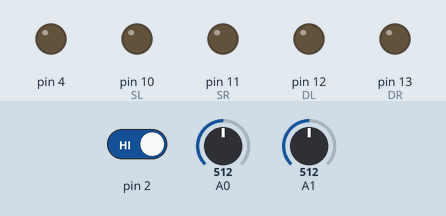
Bench run of a sketch on a simulated Arduino Uno, built with avr-gcc and run on an emulated ATmega328P. On the bench: output pins drawn as LEDs (lit = HIGH). Inputs (shaded band) come from the test bench; at power-on: pin 2 HIGH, A0 = 512, A1 = 512.

Above: at 1.7 s.
1.8 s: pin 2 driven LOW
At 2.3 s:
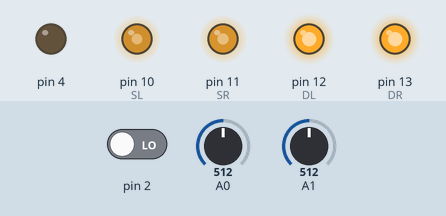
Timing chart, 0 to 4.8 s (numbered marks = the images above; inputs shaded):
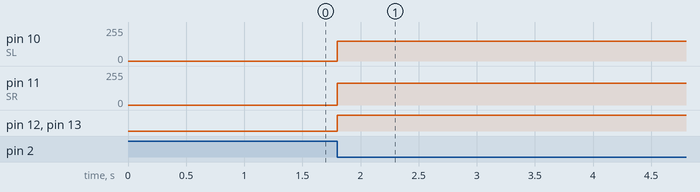

Measured:
- after the input at 1.8 s, pin 10 (SL): 0/255 → 150/255 at once; pin 11 (SR): 0/255 → 165/255 at once; pin 12 (DL), pin 13 (DR): LOW → HIGH at once

The sketch:

star_kat_2020_v_1_2.ino
```cpp
#define ras 36 // n + 1 кол-во точек + 1

byte dor[ras*4][3] { // (point_1, point_2, dor between) матрица смежностей => dis
  {0, 0, 0}, // no
  {1, 2, 1},
  {2, 1, 1},
  {2, 3, 1},
  {3, 2, 1},
  {3, 4, 1},
  {4, 3, 1},
  {4, 5, 1},
  {5, 4, 1},
  {5, 6, 1},
  {6, 5, 1},
  {6, 7, 1},
  {7, 6, 1},
  {8, 9, 1},
  {9, 8, 1},
  {9, 10, 1},
  {10, 9, 1},
  {10, 11, 1},
  {11, 10, 1},
  {11, 12, 1},
  {12, 11, 1},
  {12, 13, 1},
  {13, 12, 1},
  {13, 14, 1},
  {14, 13, 1},
  {15, 16, 1},
  {16, 15, 1},
  {16, 17, 1},
  {17, 16, 1},
  {17, 18, 1},
  {18, 17, 1},
  {18, 19, 1},
  {19, 18, 1},
  {19, 20, 1},
  {20, 19, 1},
  {20, 21, 1},
  {21, 20, 1},
  {22, 23, 1},
  {23, 22, 1},
  {23, 24, 1},
  {24, 23, 1},
  {25, 24, 1},
  {24, 25, 1},
  {26, 25, 1},
  {25, 26, 1},
  {26, 27, 1},
  {27, 26, 1},
  {27, 28, 1},
  {28, 27, 1},
  {29, 30, 1},
  {30, 29, 1},
  {30, 31, 1},
  {31, 30, 1},
  {31, 32, 1},
  {32, 31, 1},
  {32, 33, 1},
  {33, 32, 1},
  {33, 34, 1},
  {33, 34, 1},
  {34, 35, 1},
  {35, 34, 1}, // ================================
  {1, 8, 1},
  {8, 1, 1},
  {2, 9, 1},
  {9, 2, 1},
  {3, 10, 1},
  {10, 3, 1},
  {4, 11, 1},
  {11, 4, 1},
  {5, 12, 1},
  {12, 5, 1},
  {6, 13, 1},
  {13, 6, 1},
  {7, 14, 1},
  {14, 7, 1},
  {8, 15, 1},
  {15, 8, 1},
  {9, 16, 1},
  {16, 9, 1},
  {10, 17, 1},
  {17, 10, 1},
  {11, 18, 1},
  {18, 11, 1},
  {12, 19, 1},
  {19, 12, 1},
  {13, 20, 1},
  {20, 13, 1},
  {14, 21, 1},
  {21, 14, 1},
  {15, 22, 1},
  {22, 15, 1},
  {16, 23, 1},
  {23, 16, 1},
  {17, 24, 1},
  {24, 17, 1},
  {18, 25, 1},
  {25, 18, 1},
  {19, 26, 1},
  {26, 19, 1},
  {20, 27, 1},
  {27, 20, 1},
  {21, 28, 1},
  {28, 21, 1},
  {22, 29, 1},
  {29, 22, 1},
  {23, 30, 1},
  {30, 23, 1},
  {24, 31, 1},
  {31, 24, 1},
  {25, 32, 1},
  {32, 25, 1},
  {26, 33, 1},
  {33, 26, 1},
  {27, 34, 1},
  {34, 27, 1},
  {28, 35, 1},
  {35, 28, 1},
  {0, 0, 0},
  {0, 0, 0},
  {0, 0, 0},
  {0, 0, 0},
  {0, 0, 0},
  {0, 0, 0},
  {0, 0, 0},
  {0, 0, 0},
  {0, 0, 0},
  {0, 0, 0},
  {0, 0, 0},
  {0, 0, 0},
  {0, 0, 0},
  {0, 0, 0},
  {0, 0, 0},
  {0, 0, 0},
  {0, 0, 0},
  {0, 0, 0},
  {0, 0, 0},
  {0, 0, 0},
  {0, 0, 0},
  {0, 0, 0},
  {0, 0, 0},
  {0, 0, 0},
  {0, 0, 0},
  {0, 0, 0},
  {0, 0, 0},
};

byte ver[ras][2] { // x, y
  {0, 0}, // no
  {1, 1},
  {2, 1},
  {3, 1},
  {4, 1},
  {5, 1},
  {6, 1},
  {7, 1},
  {1, 2},
  {2, 2},
  {3, 2},
  {4, 2},
  {5, 2},
  {6, 2},
  {7, 2},
  {1, 3},
  {2, 3},
  {3, 3},
  {4, 3},
  {5, 3},
  {6, 3},
  {7, 3},
  {1, 4},
  {2, 4},
  {3, 4},
  {4, 4},
  {5, 4},
  {6, 4},
  {7, 4},
  {1, 5},
  {2, 5},
  {3, 5},
  {4, 5},
  {5, 5},
  {6, 5},
  {7, 5},
};

byte mas[ras] = {0}; // сколько добраться до кажной точки

byte move[ras];

byte way[ras*3]; // путь: 1 - forward, 2 - left, 3 - right

int t_start = 2;
int t_finish = 1;

byte NAPR = 3; // 1 - left, 2 - up, 3 - right, 4 - down

#define SR     11
#define DR     13
#define SL     10
#define DL     12

#define M  150

#define min_1 330
#define max_1 980
#define min_2 360
#define max_2 980

int in1, in2;

int coo = 0; // записываем координату, считанную со штрих-кода

bool enkoder_2, enkoder_3, enkoder_4, enkoder_5;
long int E1 = 0;
long int E2 = 0;

unsigned long int time = 0;


void setup() {
  delay(500);
  Serial.begin(9600);
  pinMode(DL, OUTPUT);
  pinMode(DR, OUTPUT);
  pinMode(4, OUTPUT);
  //deikstra();
  //while (digitalRead(2));
  //linia();
  //motor(1, 255);
  //motor(2, 255);
}

void loop() {
  if (!digitalRead(2)) {
    stich_cod();
    //linia();
    //L();
    //linia();
    //R();
    //linia();
  }
  //test();
  /*enkoder();
  if (millis() > time + 1000) {
    Serial.println(E1);
    time = millis();
  }*/
}

void test() {
  Serial.print(analogRead(A0));
  Serial.print(" ");
  Serial.println(analogRead(A1));
}

void dat() {
  in1 = map(analogRead(A0), min_1, max_1, 0, M);
  in2 = map(analogRead(A1), min_2, max_2, 0, M);
}

void stich_cod() {
  dat();
  while ((in1 >= M/2) || (in2 >= M/2)) pid();
  time = millis();
  motor(1, M);
  motor(2, M*1.1);
  while (in1 <= M/2) dat();
  while (in1 >= M/2) dat();
  bool masv[7] = {0};
  unsigned int polosa = (millis() - time)/2; // *1.1
  delay(polosa*3/2);
  for(int i = 0; i < 7; i++) {
    Serial.println(analogRead(A0));
    if (analogRead(A0) < 700) masv[i] = 1;
    delay(polosa);
  }
  //Serial.println(polosa);
  motor(1, 0);
  motor(2, 0);
  coo = (masv[6]*64)+(masv[5]*32)+(masv[4]*16)+(masv[3]*8)+(masv[2]*4)+(masv[1]*2)+masv[0];
  Serial.println(coo);
}

void linia() {
  dat();
  while ((in1 >= M/2) || (in2 >= M/2)) pid();
  time = millis();
  while (millis() < time + 1200) pid();
  motor(1, 0);
  motor(2, 0);
}

void L() {
  motor(1, -M);
  motor(2, M);
  dat();
  while(in1 <= M/2) dat();
  while(in1 >= M/2) dat();
  while(in1 <= M/2) dat();
  motor(1, 0);
  motor(2, 0);
}

void R() {
  motor(1, M);
  motor(2, -M);
  dat();
  while(in2 <= M/2) dat();
  while(in2 >= M/2) dat();
  while(in2 <= M/2) dat();
  motor(1, 0);
  motor(2, 0);
}

void pid() {
  dat();
  int e = in1 - in2;
  motor(1, M + e);
  motor(2, M - e);
}

void enkoder() {
  //enkoder_2, enkoder_3, enkoder_4, enkoder_5;
  /*Serial.print(analogRead(A2)); Serial.print(" ");
  Serial.print(analogRead(A3)); Serial.print(" ");
  Serial.print(analogRead(A4)); Serial.print(" ");
  Serial.print(analogRead(A5)); Serial.print(" ");
  Serial.println();*/
  bool a2 = 0, a3 = 0, a4 = 0, a5 = 0;
  if (analogRead(A2) > 1000) a2 = 1;
  if (analogRead(A3) > 1000) a3 = 1;
  if (analogRead(A4) > 1000) a4 = 1;
  if (analogRead(A5) > 1000) a5 = 1;

  if ((enkoder_2 == 1) && (a2 == 0) && (a3 == 1)) E1++; //  && (enkoder_3 == 1)
  //if ((enkoder_2 == 0) && (a2 == 0) && (enkoder_3 == 1) && (a3 == 0)) E1++;
  //if ((enkoder_2 == 0) && (a2 == 1) && (enkoder_3 == 0) && (a3 == 0)) E1++;
  //if ((enkoder_2 == 1) && (a2 == 1) && (enkoder_3 == 0) && (a3 == 1)) E1++;

  enkoder_2 = a2;
  enkoder_3 = a3;
  enkoder_4 = a4;
  enkoder_5 = a5;

  //delay(1);
}

void zum() {
  digitalWrite(4, 1);
  delay(100);
  digitalWrite(4, 0);
  delay(100);
  digitalWrite(4, 1);
  delay(100);
  digitalWrite(4, 0);
  delay(100);
}

void motor(byte number, int speed) {
  if      ((number == 1) && (speed > 0)) digitalWrite(DL, 1);
  else if ((number == 1) && (speed < 0)) digitalWrite(DL, 0);
  else if ((number == 2) && (speed > 0)) digitalWrite(DR, 1);
  else if ((number == 2) && (speed < 0)) digitalWrite(DR, 0);

  if (abs(speed) > 255) speed = (speed/abs(speed))*255;

  if      (number == 1) analogWrite(SL, abs(speed));
  else if (number == 2) analogWrite(SR, abs(speed));
}

void deikstra() {
  int i = 0;
  for(; i < ras; i++) mas[i] = 99;
  mas[t_start] = 0;
  bool gg;
  int perebor_1 = 1;
  int perebor_2 = 1;
  do {
    gg = 0;
    //============================
    //perebor_1 = 1;
    for (perebor_1 = 1; perebor_1 < ras; perebor_1++) {
      //perebor_2 = 1;
      for (perebor_2 = 1; perebor_2 < ras; perebor_2++) {
        if ((dis(perebor_1, perebor_2) > 0) && (mas[perebor_1] + dis(perebor_1, perebor_2) < mas[perebor_2])) {
          mas[perebor_2] = mas[perebor_1] + dis(perebor_1, perebor_2);
          gg = 1;
        }
      }
    }
    //============================
  } while (gg == 1);
  for(i = 1; i < ras; i++) { Serial.print(mas[i]); Serial.print(" "); } Serial.println();
  //gg = 1; // пока gg == 1 мы не на финише
  int t_nast = t_finish;
  int perebor = 1;
  move[1] = t_finish;
  for(i = 2; i < ras; i++) move[i] = 0;
  i = 2;
  while (t_nast != t_start) {
    perebor = 1;
    gg = 1;
    while (gg) {
      if ((dis(t_nast, perebor) > 0) && (mas[t_nast] - dis(t_nast, perebor) == mas[perebor])) gg = 0;
      else perebor++;
    }
    move[i] = perebor;
    t_nast = perebor;
    i++;
  }
  for(i = 1; i < ras; i++) { Serial.print(move[i]); Serial.print(" "); } Serial.println();
  for(i = 1; move[i] > 0; i++); // считаем кол-во точек, в которых записан наш маршрут
  i--;
  //Serial.println(i);
  int a, i0 = 1; // i0 - счетчик сначала, i счетчик с конца
  if (i%2 == 0) {
    while (i - i0 >= 1) {
      a = move[i0];
      move[i0] = move[i];
      move[i] = a;
      i--;
      i0++;
    }
  }
  else {
    while (i - i0 >= 2) {
      a = move[i0];
      move[i0] = move[i];
      move[i] = a;
      i--;
      i0++;
    }
  }
  for(i = 1; i < ras; i++) { Serial.print(move[i]); Serial.print(" "); } Serial.println();
  Serial.println("==============");
  //============================================= my pyt
  byte napr = NAPR;
  //t_nast = t_start;
  for(i = 0; i < ras*3; i++) way[i] = 0;
  i = 1; // for move
  int ii = 0; // for way
  while (move[i] != t_finish) {
    if      (((ver[move[i]][0] - 1 == ver[move[i+1]][0]) && (napr == 1)) || ((ver[move[i]][1] - 1 == ver[move[i+1]][1]) && (napr == 2)) || ((ver[move[i]][0] + 1 == ver[move[i+1]][0]) && (napr == 3)) || ((ver[move[i]][1] + 1 == ver[move[i+1]][1]) && (napr == 4))) {
      way[ii] = 1;
      i++;
    }
    else if (((ver[move[i]][1] + 1 == ver[move[i+1]][1]) && (napr == 1)) || ((ver[move[i]][0] - 1 == ver[move[i+1]][0]) && (napr == 2)) || ((ver[move[i]][1] - 1 == ver[move[i+1]][1]) && (napr == 3)) || ((ver[move[i]][0] + 1 == ver[move[i+1]][0]) && (napr == 4))) {
      way[ii] = 2;
      l(napr);
    }
    else if (((ver[move[i]][1] - 1 == ver[move[i+1]][1]) && (napr == 1)) || ((ver[move[i]][0] + 1 == ver[move[i+1]][0]) && (napr == 2)) || ((ver[move[i]][1] + 1 == ver[move[i+1]][1]) && (napr == 3)) || ((ver[move[i]][0] - 1 == ver[move[i+1]][0]) && (napr == 4))) {
      way[ii] = 3;
      r(napr);
    }
    else {
      way[ii] = 2;
      ii++;
      way[ii] = 2;
      l(napr);
      l(napr);
    }
    ii++;
  }
  napr = NAPR;
  for(i = 0; i < ras*3; i++) { Serial.print(way[i]); Serial.print(" "); } Serial.println();
}

void l(byte& napr) {
  if (napr == 1) napr = 4;
  else napr--;
}

void r(byte& napr) {
  if (napr == 4) napr = 1;
  else napr++;
}

int dis(byte point_1, byte point_2) {
  int i = 1;
  while ((i < ras*4) && ((dor[i][0] != point_1) || (dor[i][1] != point_2))) i++;
  if (i == ras*4) return 99;
  else return dor[i][2];
}
```
